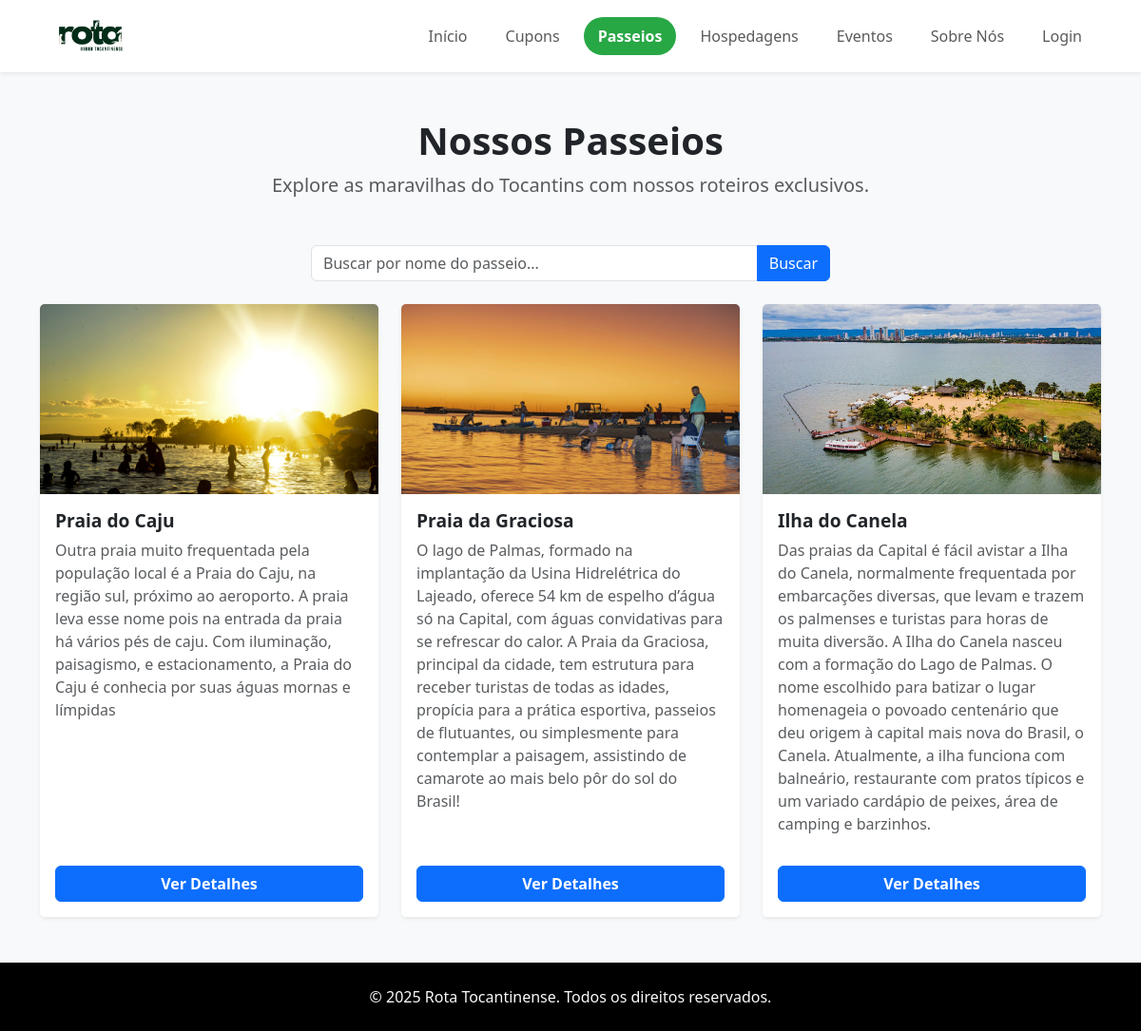
The app's page /passeios/ with its own data.
### Home/models.py (models this page shows, shortened)
class Passeio(models.Model):
    nome = models.CharField(max_length=100)
    imagem = models.ImageField(upload_to='passeios/')
    descricao = models.TextField(default='')
    localizacao = models.CharField(max_length=255, blank=True)
    telefone = models.CharField(max_length=20, blank=True)
    valores = models.CharField(max_length=100, blank=True)
    horarios = models.CharField(max_length=100, blank=True)
    redes_sociais = models.URLField(blank=True)
    mapa_link = models.URLField(max_length=500, blank=True, help_text="Cole o link do Google Maps aqui")

### Home/views.py (the view)
# urls.py: path('passeios/', views.passeios, name='passeios'),
def passeios(request):
    query = request.GET.get('q')
    if query:
        passeios = Passeio.objects.filter(nome__icontains=query)
    else:
        passeios = Passeio.objects.all()
    return render(request, 'home/passeios.html', {'passeios': passeios})

### templates/home/passeios.html (shortened to what this page needs)
{% load static %}
<!DOCTYPE html>
<html lang="pt-br">
<head>
    <link rel="stylesheet" href="{% static 'css/style.css' %}">
    <link href="https://cdn.jsdelivr.net/npm/bootstrap@5.3.3/dist/css/bootstrap.min.css" rel="stylesheet">
    <link rel="stylesheet" href="https://cdn.jsdelivr.net/npm/bootstrap-icons@1.11.3/font/bootstrap-icons.min.css">
</head>
<body class="bg-light d-flex flex-column min-vh-100">
    <nav class="navbar navbar-expand-lg navbar-light bg-white shadow-sm">
        <div class="container">
            <a class="navbar-brand fw-bold" href="{% url 'inicio' %}">
                <img src="{% static 'img/Design sem nome.png' %}" alt="Logo Rota Tocantinense" height="50">
            </a>
            <div class="collapse navbar-collapse justify-content-end" id="navbarNav">
                <ul class="navbar-nav">
                    <li class="nav-item"><a class="nav-link" href="{% url 'inicio' %}">Início</a></li>
                    <li class="nav-item"><a class="nav-link" href="{% url 'cupons' %}">Cupons</a></li>
                    <li class="nav-item"><a class="nav-link active" href="{% url 'passeios' %}">Passeios</a></li>
                    <li class="nav-item"><a class="nav-link" href="{% url 'hospedagens' %}">Hospedagens</a></li>
                    <li class="nav-item"><a class="nav-link" href="{% url 'eventos' %}">Eventos</a></li>
                    <li class="nav-item"><a class="nav-link" href="{% url 'sobrenos' %}">Sobre Nós</a></li>
                    <li class="nav-item">
                        {% if user.is_authenticated %}
                            <a class="nav-link" href="{% url 'perfil' %}">{{ user.first_name|default:user.username }}</a>
                        {% else %}
                            <a class="nav-link" href="{% url 'login' %}">Login</a>
                        {% endif %}
                    </li>
                </ul>
            </div>
        </div>
    </nav>
    <div class="container my-5 flex-grow-1">
        <div class="text-center mb-5">
            <h1 class="fw-bold">Nossos Passeios</h1>
            <p class="lead text-muted">Explore as maravilhas do Tocantins com nossos roteiros exclusivos.</p>
        </div>
        <div class="row mb-4 justify-content-center">
            <div class="col-md-6">
                <form method="get" action="{% url 'passeios' %}">
                    <div class="input-group">
                        <input type="text" class="form-control" name="q" placeholder="Buscar por nome do passeio..." value="{{ request.GET.q }}">
                        <button class="btn btn-primary" type="submit">Buscar</button>
                    </div>
                </form>
            </div>
        </div>
        <div class="row row-cols-1 row-cols-md-2 row-cols-lg-3 g-4">
            {% for passeio in passeios %}
            <div class="col">
                <div class="card h-100 shadow-sm border-0">
                    <img src="{{ passeio.imagem.url }}" class="card-img-top" alt="{{ passeio.nome }}" style="height: 200px; object-fit: cover;">
                    <div class="card-body d-flex flex-column">
                        <h5 class="card-title fw-bold">{{ passeio.nome }}</h5>
                        <p class="card-text text-muted flex-grow-1">{{ passeio.descricao }}</p>
                    </div>
                    <div class="card-footer bg-white border-0 p-3">
                        <a href="{% url 'passeio_detalhes' passeio.id %}" class="btn btn-primary w-100 fw-bold">Ver Detalhes</a>
                    </div>
                </div>
            </div>
            {% empty %}
            <div class="col-12">
                <div class="alert alert-info text-center" role="alert">
                    Nenhum passeio encontrado. Em breve teremos novas aventuras!
                </div>
            </div>
            {% endfor %}
        </div>
    </div>
    <footer class="bg-black text-light py-4 mt-auto">
        <div class="container">
            <div class="row">
                <div class="col-12 text-center">
                    <p class="mb-0">&copy; {% now "Y" %} Rota Tocantinense. Todos os direitos reservados.</p>
                </div>
            </div>
        </div>
    </footer>
 </body>
 </html>

### Home/static/css/style.css (style rules this page uses)
:root { --color-primary: #28a745; --color-primary-dark: #218838; --color-secondary: #4a90e2; --color-secondary-dark: #3a7bd5; --color-accent: #f5a623; --color-text-dark: #333333; --color-text-light: #ffffff; --color-text-muted: #6c757d; --color-background-light: #f8f9fa; --color-background-white: #ffffff; --color-border: #dee2e6; --font-family-base: 'Inter', 'Helvetica Neue', Helvetica, Arial, sans-serif; --font-family-heading: 'Poppins', 'Segoe UI', Roboto, 'Helvetica Neue', Arial, sans-serif; --font-size-base: 1rem; --line-height-base: 1.6; --transition-ease: all 0.3s ease-in-out; }
*, *::before, *::after { box-sizing: border-box; margin: 0; padding: 0; }
body { font-family: var(--font-family-base); color: var(--color-text-dark); background-color: var(--color-background-white); }
.navbar { background-color: var(--color-background-white); font-size: 16px; padding: 1rem 5em; box-shadow: 0 2px 5px rgba(0,0,0,0.1); }
.nav-link { transition: var(--transition-ease); border-radius: 50px; padding: 8px 15px !important; margin: 0 5px; }
.nav-link.active { background-color: var(--color-primary); color: var(--color-text-light) !important; font-weight: bold; }
.btn-primary { background-color: var(--color-primary); border: none; transition: var(--transition-ease); }
.card { transition: var(--transition-ease); border: 1px solid var(--color-border); }
.card-title { font-size: 1.2rem; }

### records on screen
Passeio: imagem (picture), nome "Praia do Caju", descricao "Outra praia muito frequentada pela população local é a Praia do Caju, na região sul, próximo ao aeroporto. A praia leva esse nome pois na entrada da praia há vários pés de caju. Com iluminação, paisagismo, e estacionamento, a Praia do Caju é conhecia por suas águas mornas e límpidas"
Passeio: imagem (picture), nome "Praia da Graciosa", descricao "O lago de Palmas, formado na implantação da Usina Hidrelétrica do Lajeado, oferece 54 km de espelho d’água só na Capital, com águas convidativas para se refrescar do calor. A Praia da Graciosa, principal da cidade, tem estrutura para receber turistas de todas as idades, propícia para a prática esportiva, passeios de flutuantes, ou simplesmente para contemplar a paisagem, assistindo de camarote ao mais belo pôr do sol do Brasil!"
Passeio: imagem (picture), nome "Ilha do Canela", descricao "Das praias da Capital é fácil avistar a Ilha do Canela, normalmente frequentada por embarcações diversas, que levam e trazem os palmenses e turistas para horas de muita diversão. A Ilha do Canela nasceu com a formação do Lago de Palmas. O nome escolhido para batizar o lugar homenageia o povoado centenário que deu origem à capital mais nova do Brasil, o Canela. Atualmente, a ilha funciona com balneário, restaurante com pratos típicos e um variado cardápio de peixes, área de camping e barzinhos."
